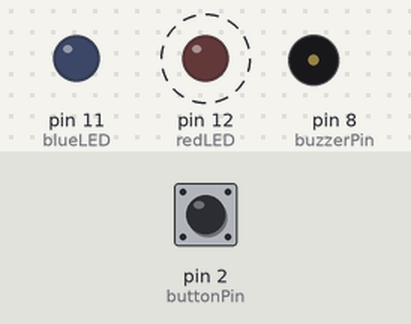
Bench run of a sketch on a simulated Arduino Uno, built with avr-gcc and run on an emulated ATmega328P. Shown: output pins drawn as LEDs (lit = HIGH), buzzer (waves = sounding). Dashed ring = blinking. Inputs (shaded band) come from the test bench; at power-on: pin 2 (buttonPin) HIGH.

Above: at 0.87 s.
1.3 s: pin 2 (buttonPin) pulled LOW for 0.15 s
At 1.37 s:
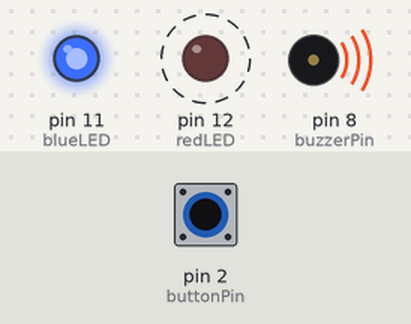
4.3 s: pin 2 (buttonPin) pulled LOW for 1 s
At 5.62 s:
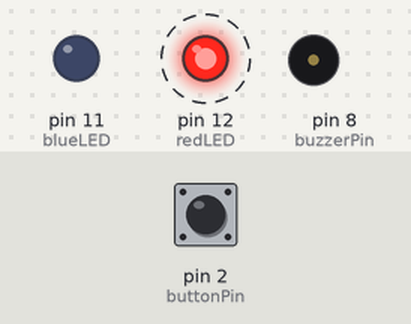
7.3 s: pin 2 (buttonPin) pulled LOW for 3.2 s
At 7.62 s:
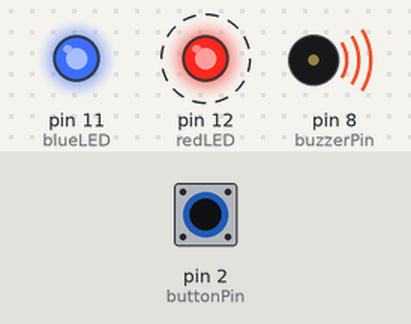
Timing chart, 0 to 18.0 s (numbered marks = the images above; inputs shaded):
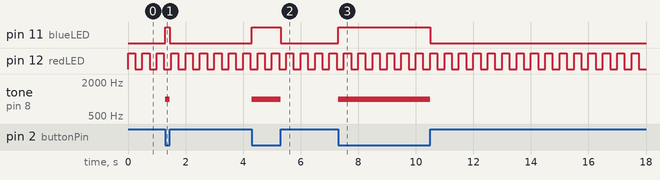

The sketch:

Arduino_hardwar_external_interrupt_with_buzzer_V1.ino
```cpp
int redLED = 12;
int blueLED = 11;
int buttonPin = 2;
int buzzerPin = 8;

volatile int buttonState;

void buttonInterrupt () {
  buttonState = digitalRead(buttonPin);

 if (buttonState == LOW) {
    digitalWrite(blueLED, HIGH);
    tone(buzzerPin, 1000); // Turn on the buzzer at 1000 Hz
    }

 if (buttonState == HIGH){
    digitalWrite(blueLED, LOW);
    noTone(buzzerPin); // Turn off the buzzer
      }
  }

void setup() {
 pinMode (redLED, OUTPUT);
 pinMode (blueLED, OUTPUT);
 pinMode(buttonPin, INPUT_PULLUP);
 pinMode(buzzerPin, OUTPUT);
 attachInterrupt(digitalPinToInterrupt(buttonPin), buttonInterrupt, CHANGE);
}

void loop() {
  digitalWrite(redLED, HIGH);
  delay(250);
  digitalWrite(redLED, LOW);
  delay(250);
}
```

Measured:
- after the input at 1.3 s, pin 11 (blueLED): LOW → HIGH at once, → LOW 0.15 s later; tone on pin 8 (buzzerPin): silent → 1000 Hz at once, → silent 0.15 s later
- after the input at 4.3 s, pin 11 (blueLED): LOW → HIGH at once, → LOW 1.0 s later; tone on pin 8 (buzzerPin): silent → 1000 Hz at once, → silent 1.0 s later
- after the input at 7.3 s, pin 11 (blueLED): LOW → HIGH at once, → LOW 3.2 s later; tone on pin 8 (buzzerPin): silent → 1000 Hz at once, → silent 3.2 s later
- by itself, pin 12 (redLED): alternates HIGH for 0.25 s and LOW for 0.25 s
